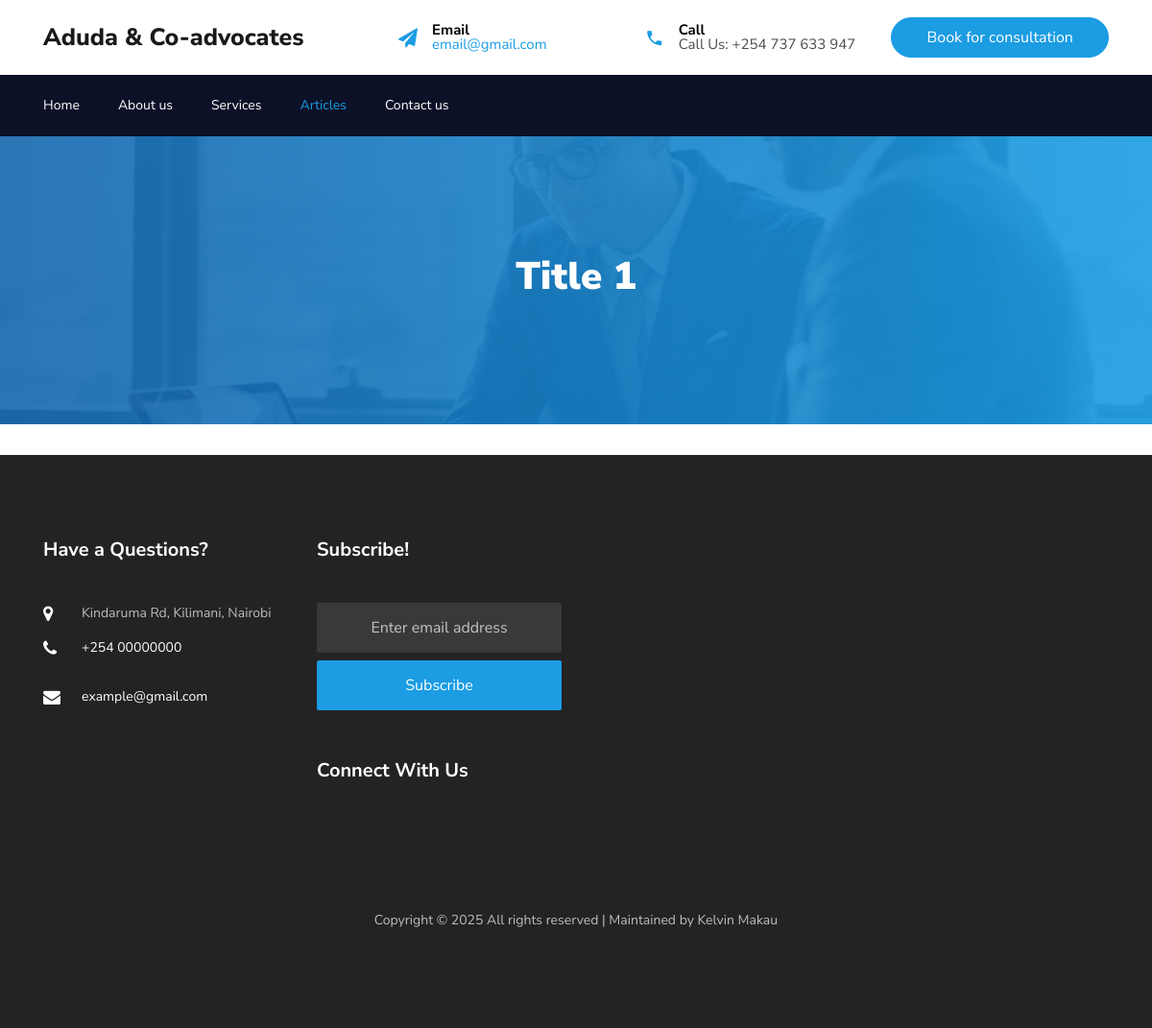
Page /?page=Articles&id=1 on the committed database.
### tables this page shows
CREATE TABLE `articles` (
  `id` int(11) NOT NULL,
  `imageurl` text NOT NULL,
  `uploadtime` timestamp NOT NULL DEFAULT CURRENT_TIMESTAMP,
  `title` varchar(200) NOT NULL,
  `content` text NOT NULL
);

### pages/article_view.php (the view)
<section class="hero-wrap hero-wrap-2" style="background-image: url(<?php echo $imageurl; ?>);">
    <div class="overlay"></div>
    <div class="container">
        <div class="row no-gutters slider-text align-items-center justify-content-center">
            <div class="col-md-9 ftco-animate text-center">
                <h1 class="mb-2 bread"><?php echo $title; ?></h1>
            </div>
        </div>
    </div>
</section>
<br>
<?php include_once("./includes/footer.php"); ?>

### pages/articles.php (shortened to what this page needs)
<?php
require_once("./database/connection.php");
$id = $_GET['id'];
if(isset($id)){
    $sql = "SELECT * FROM articles WHERE id = $id";
    $article = mysqli_query($conn, $sql);
    if(mysqli_num_rows($article) == 0){
    echo "The article requested does not exist!";
    exit;
    }else{
        while($single = mysqli_fetch_assoc($article))
        {
        $title = $single['title'];
        $imageurl = $single['imageurl'];
    ?>
   <?php require_once("./pages/article_view.php"); exit; ?>
<?php }}} ?>
<?php include_once("./includes/footer.php"); ?>

### includes/footer.php (shortened to what this page needs)
<footer class="ftco-footer ftco-bg-dark ftco-section">
    <div class="container">
        <div class="row mb-5">
            <div class="col-md-6 col-lg-3">
                <div class="ftco-footer-widget mb-5">
                    <h2 class="ftco-heading-2">Have a Questions?</h2>
                    <div class="block-23 mb-3">
                        <ul>
                            <li><span class="icon icon-map-marker"></span><span class="text">Kindaruma Rd, Kilimani, Nairobi</span></li>
                            <li><a href="#"><span class="icon icon-phone"></span><span class="text">+254 00000000</span></a></li>
                            <li><a href="mailto:example@gmail.com"><span class="icon icon-envelope"></span><span class="text"><span class="">example@gmail.com</span></span></a></li>
                        </ul>
                    </div>
                </div>
            </div>
            <div class="col-md-6 col-lg-3">
                <div class="ftco-footer-widget mb-5">
                    <h2 class="ftco-heading-2">Subscribe!</h2>
                    <form action="#" class="subscribe-form">
                        <div class="form-group">
                            <input type="text" class="form-control mb-2 text-center" placeholder="Enter email address">
                            <input type="submit" value="Subscribe" class="form-control submit px-3">
                        </div>
                    </form>
                </div>
                <div class="ftco-footer-widget mb-5">
                    <h2 class="ftco-heading-2 mb-0">Connect With Us</h2>
                    <ul class="ftco-footer-social list-unstyled float-md-left float-lft mt-3">
                        < </ul>
                </div>
            </div>
        </div>
        <div class="row">
            <div class="col-md-12 text-center">
                <p>
                    Copyright &copy;
                     All rights reserved | Maintained by <a href="https://kelvinmakau.free.nf" title="Call: 0114561401" target="_blank">Kelvin Makau</a>
                </p>
            </div>
        </div>
    </div>
</footer>

### css/icomoon.css (style rules this page uses)
[class^="icon-"], [class*=" icon-"] { font-family: 'icomoon' !important; speak: none; font-style: normal; font-weight: normal; font-variant: normal; text-transform: none; line-height: 1; -webkit-font-smoothing: antialiased; -moz-osx-font-smoothing: grayscale; }
.icon-map-marker:before { content: "\f041"; }
.icon-phone:before { content: "\f095"; }
.icon-envelope:before { content: "\f0e0"; }

### rows in the picture
articles: imageurl (picture), title "Title 1"
